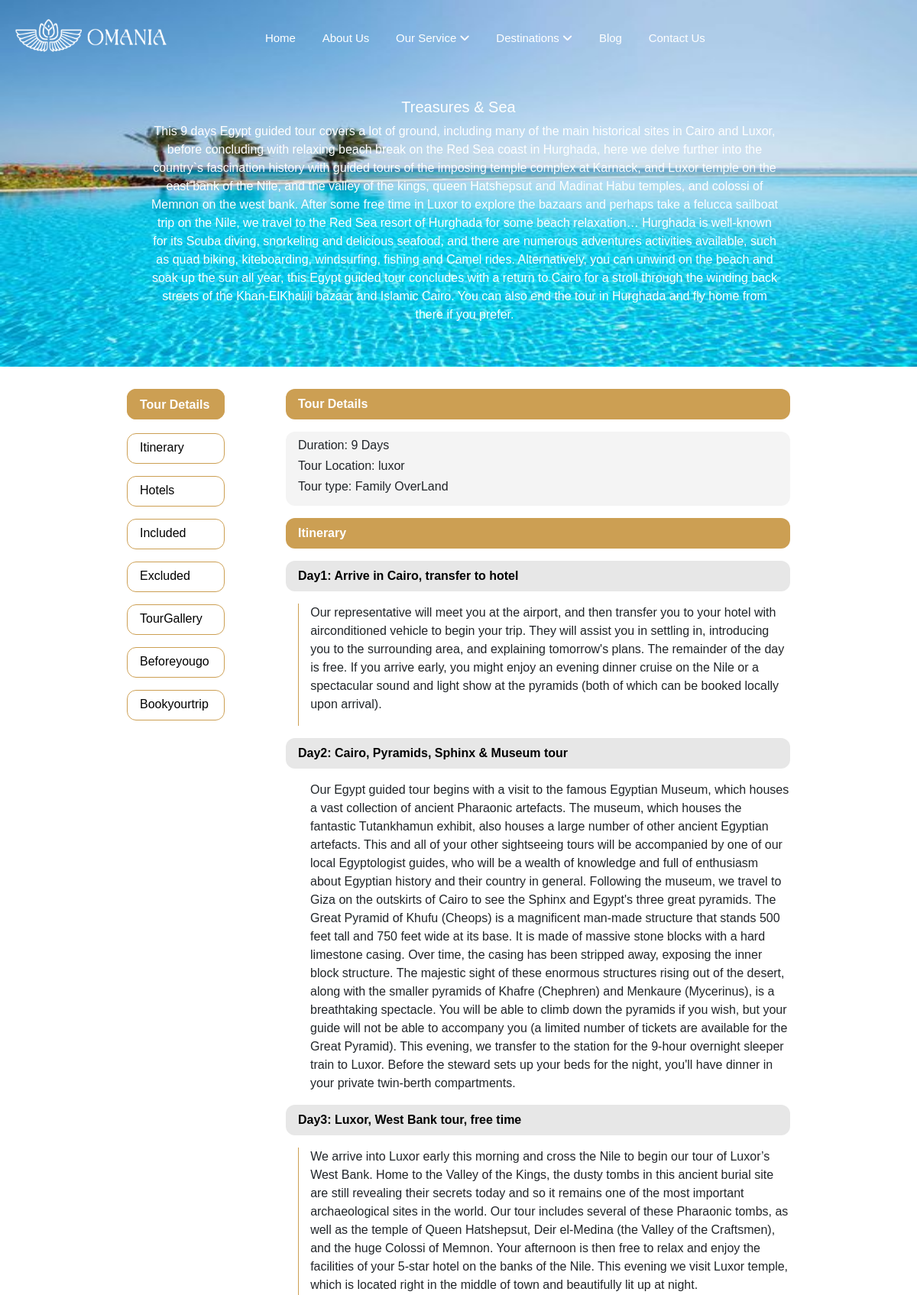
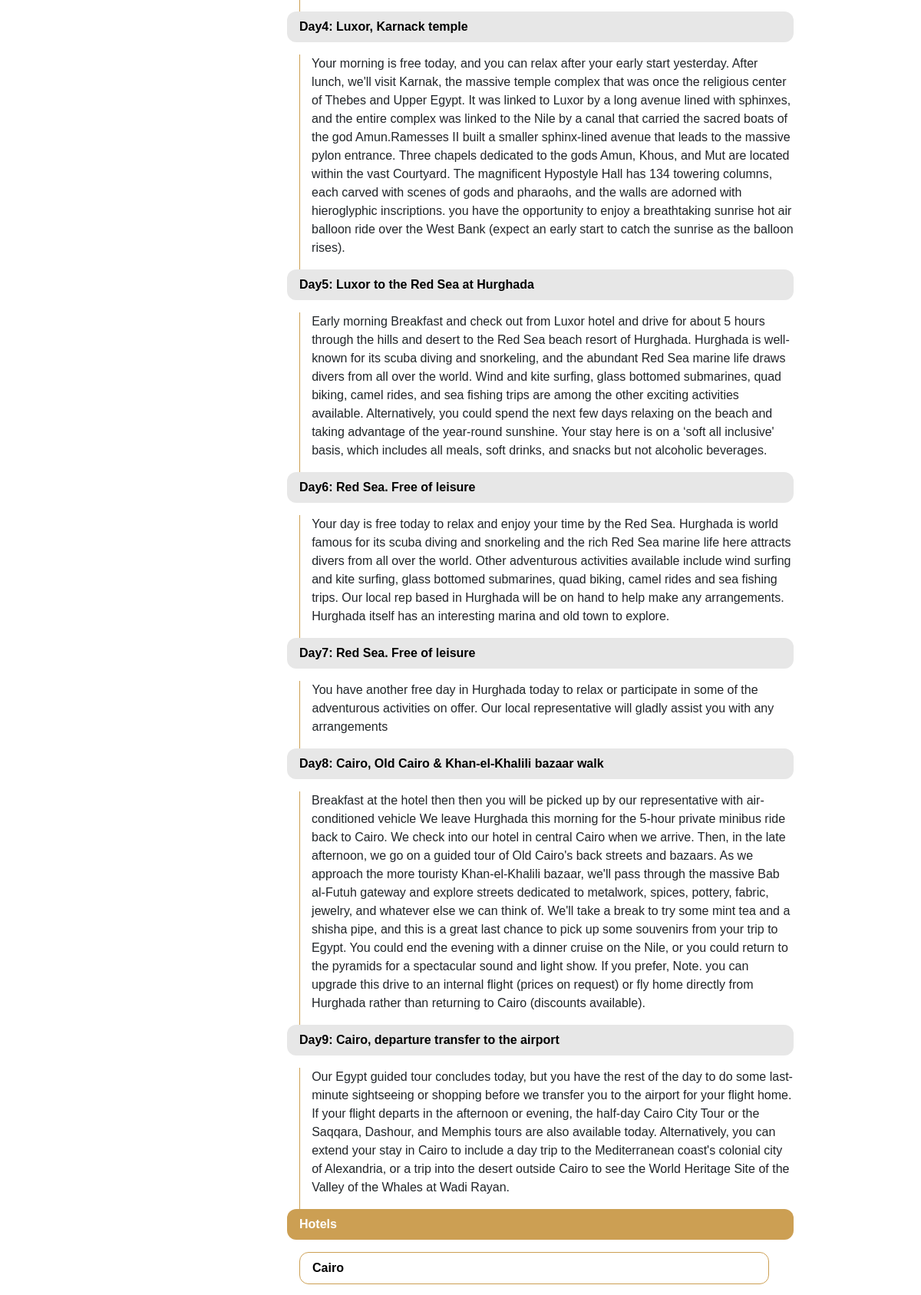
Page /4/ (upper part) on the committed database (2 pictures, top to bottom).
### core/models.py (models this page shows, shortened)
class package(models.Model):
    name=models.CharField(max_length=256)
    price=models.FloatField(max_length=256)
    description=models.TextField()
    dest_from=models.CharField(max_length=256)
    dest_to=models.CharField(max_length=256)
    img=models.ImageField(upload_to='media')
    Included=models.TextField(default="NO conditions")
    Excluded=models.TextField(default="NO conditions")
    def overview_lines(self):
        return filter(None, (line.strip() for line in self.Included.splitlines()))
    def overview_lines1(self):
        return filter(None, (line.strip() for line in self. Excluded.splitlines()))

class Day(models.Model):
    package = models.ForeignKey(package, related_name='day', on_delete=models.CASCADE)
    day_number = models.IntegerField()
    title = models.CharField(max_length=255)
    description = models.TextField()

class Hotel(models.Model):
    package = models.ForeignKey(package, related_name='hotel', on_delete=models.CASCADE)
    name = models.CharField(max_length=255)
    city = models.CharField(max_length=50)
    star_rating = models.IntegerField()
    website = models.URLField()
    img=models.ImageField(upload_to='media',default="null")

### core/views.py (the view, shortened to what this page needs)
# urls.py: path('<int:id>/',views.details,name='details'),
def details(request,id):
    package_details=get_object_or_404(package,pk=id)
    images=package_details.gallery.all()[:3]
    images1=package_details.gallery.all()[4:7]
    images2=package_details.gallery.all()[7:10]
    days = package_details.day.all()
    days_len=len(days)
    hotels=package_details.hotel.all()
    pack1=package.objects.all()[0:3]
    form = BookingForm(request.POST)
    return render(request,'index1.html',{"pack_item":package_details,'day':days,'hotels':hotels,'images':images,'images1':images1,'images2':images2 ,'pack':pack1,"len":days_len ,'form': form})

### cart/context_processor.py (called while the page is built)
def cart(request):
    return {'cart':Cart(request)}

### templates/index1.html (shortened to what this page needs)
<!DOCTYPE html>
<html lang="en">
  <head>
    <link
      href="https://cdn.jsdelivr.net/npm/bootstrap@5.3.3/dist/css/bootstrap.min.css"
      rel="stylesheet"
    />
    <link
      rel="stylesheet"
      href="https://cdnjs.cloudflare.com/ajax/libs/font-awesome/4.7.0/css/font-awesome.min.css"
    />
    <link
      rel="stylesheet"
      href="https://cdnjs.cloudflare.com/ajax/libs/font-awesome/6.0.0-beta3/css/all.min.css"
    />
    <link
      href="https://unpkg.com/boxicons@2.0.9/css/boxicons.min.css"
      rel="stylesheet"
    />
    {% load static %}
    <link rel="stylesheet" href="{% static 'index.css' %}" />
  </head>
  <body>
    <div class="wrapper">
      <header class="header">
        <div class="ncontainer">
          <div class="row v-center">
            <div class="header-item item-left">
              <div class="logo">
                <a href="/"
                  ><img src="../media/Logo Sizes-11.png" width="200px"
                /></a>
              </div>
            </div>
            <div class="header-item item-center">
              <nav class="menu">
                <ul class="menu-main">
                  <li>
                    <a href="/">Home</a>
                  </li>
                  <li class="menu-item-has-children">
                    <a href="#">About Us </a>
                  </li>
                  <li class="menu-item-has-children">
                    <a href="#">Our Service <i class="fa fa-angle-down"></i></a>
                  </li>
                  <li class="menu-item-has-children">
                    <a href="#"
                      >Destinations <i class="fa fa-angle-down"></i
                    ></a>
                  </li>
                  <li class="menu-item-has-children">
                    <a href="#"> Blog</a>
                  </li>
                  <li>
                    <a href="#">Contact Us</a>
                  </li>
                </ul>
              </nav>
            </div>
          </div>
        </div>
      </header>
      <div class="carouselHolder">
        <div
          id="carouselExampleAutoplaying"
          class="carousel slide"
          data-bs-ride="carousel"
        >
          <div class="carousel-inner">
            <div class="carousel-item active">
              <img src="{{pack_item.img.url}}" class="d-block w-100"  alt="..." />
              <div class="carousel-caption d-none d-md-block">
                <h5>{{pack_item.name}}</h5>
                <p>
                  {{pack_item.description}}
                </p>
              </div>
            </div>
          </div>
        </div>
      </div>
    </div>
    <main>
      <aside>
        <div class="widget">
          <div class="content">
            <div class="list">
              <div class="main-title">Tour Details</div>
              <label for="Itinerary" class="Itinerary">
                <a class="it" href="#Itinerary1" class="Itinerary">
                  Itinerary</a
                >
              </label>
              <label for="Hotels" class="Hotels">
                <a class="it" href="#Hotels1"
                  ><span class="topic">Hotels</span></a
                >
              </label>
              <label for="Included" class="Included">
                <a class="it" href="#Included1">
                  <span class="topic">Included</span></a
                >
              </label>
              <label for="Excluded" class="Excluded">
                <a class="it" href="#Excluded1">
                  <span class="topic">Excluded</span></a
                >
              </label>
              <label for="Tour_Gallery" class="Tour_Gallery">
                <a class="it" href="#Tour_Gallery1">
                  <span class="topic">TourGallery</span>
                </a>
              </label>
              <label for="Before_you_go" class="Before_you_go">
                <a class="it" href="#Beforeyougo1">
                  <span class="topic">Beforeyougo</span>
                </a>
              </label>
              <label for="Book_your_trip" class="Book_your_trip">
                <a class="it" href="#Book_your_trip1">
                  <span class="topic">Bookyourtrip</span>
                </a>
              </label>
            </div>
          </div>
        </div>
      </aside>
      <article>
        <div class="page_titles">
          <span>Tour Details</span>
        </div>
        <div class="details">
          <h6>Duration: {{len}} Days</h6>
          <h6>Tour Location: {{pack_item.dest_to}}</h6>
          <h6>Tour type: Family OverLand</h6>
        </div>
        <div class="daysContent">
          <div class="page_titles">
            <span id="Itinerary1">Itinerary</span>
          </div>
          {% for d in day %}
          <div class="days">
            <span>Day{{ d.day_number }}: {{ d.title }}</span>
          </div>
          <div class="d-flex" style="height: auto">
            <p>{{ d.description }}</p>
          </div>
        </div>
        {% endfor %}
        <div class="page_titles">
          <span id="Hotels1">Hotels</span>
        </div>
        {% for h in hotels %}
        <div class="hotelContent">
          <div class="cities">
            <span>{{ h.city }}</span>
          </div>
        </div>
        {% endfor %}
      </article>
    </main>
  </body>
</html>

### core/static/index.css (style rules this page uses)
body { margin: 0; background-color: #ffffff; }
.wrapper { position: relative; top: 0; }
.carouselHolder { width: 100%; position: absolute; top: 0; z-index: -1; }
.carousel-item img { height: 30rem; }
main, page-width { max-width: 900px; padding-inline: 1rem; margin-inline: auto; }
main { margin-top: 25rem; padding-block: 1rem; display: grid; align-items: start; grid-template-columns: 200px 1fr; gap: 0.5rem; }
.widget { min-height: 400px; border-radius: 8px; }
p { margin-block-end: 1em; padding-left: 1rem; }
aside { position: sticky; top: 2rem; }
.content { width: 100%; display: flex; align-items: center; justify-content: start; }
.main-title { justify-content: center; text-align: start; color: #ffffff; font-weight: 600; margin-bottom: 10px; border: 1px solid #cc9f53; border-radius: 12px; background-color: #cc9f53; height: 40px; width: 8rem; padding-top: 0.5rem; padding-left: 1rem; padding-right: 0.2rem; z-index: 12; }
.content .list { display: flex; flex-direction: column; position: relative; width: 8rem; }
.content .list label { padding-top: 0.5rem; z-index: 14; text-align: start; height: 40px; width: 8rem; font-weight: 500; border-radius: 12px; cursor: pointer; line-height: 20px; margin: 0.5rem 0; text-align: start; padding-left: 1rem; padding-right: 0.2rem; border: 1px solid #cc9f53; transition: all 0.4s ease; }
.page_titles { margin-left: 0; background-color: #cc9f53; border-radius: 12px; padding: 0.5rem; padding-left: 1rem; margin-bottom: 1rem; color: #ffffff; font-weight: 600; }
.details { background-color: #f4f4f4; padding: 0.5rem; padding-left: 1rem; margin-bottom: 1rem; border-radius: 12px; }
.days { background-color: #e7e7e7; border-radius: 12px; padding: 0.5rem; padding-left: 1rem; margin-bottom: 1rem; color: black; font-weight: 600; }
.daysContent { margin-bottom: 1rem; }
.hotelContent { padding-left: 1rem; }
.cities { border-radius: 12px; padding: 0.5rem; padding-left: 1rem; margin-bottom: 1rem; color: black; font-weight: 600; width: 95%; border: 1px solid #cc9f53; }
.row { padding-left: 1rem; display: -ms-flexbox; display: flex; -ms-flex-wrap: wrap; flex-wrap: wrap; padding: 0 4px; }
.it { text-decoration: none; color: black; }
body { line-height: 1.5; font-family: "Poppins", sans-serif; font-weight: 400; overflow-x: hidden; }
* { margin: 0; box-sizing: border-box; }
.ncontainer { max-width: 1200px; margin: auto; }
.row { display: flex; flex-wrap: wrap; }
.v-center { align-items: center; }
ul { list-style: none; margin: 0; padding: 0; }
a { text-decoration: none; }
.header { display: block; width: 100%; position: relative; z-index: 99; padding: 15px; }
.header .item-left { flex: 0 0 17%; }
.header .logo a { font-size: 30px; color: #000000; font-weight: 700; text-decoration: none; }
.header .item-center { flex: 0 0 66%; }
.header .menu > ul > li { display: inline-block; line-height: 50px; margin-left: 25px; }
.header .menu > ul > li > a { font-size: 15px; font-weight: 500; color: white; position: relative; text-transform: capitalize; transition: color 0.3s ease; }
header { text-align: center; font-size: 35px; }

### rows in the picture
package: img (picture), name "Treasures & Sea", description "This 9 days Egypt guided tour covers a lot of ground, including many of the main historical sites in Cairo and Luxor, before concluding with relaxing beach break on the Red Sea coast in Hurghada, here we delve further into the country`s fascination history with guided tours of the imposing temple complex at Karnack, and Luxor temple on the east bank of the Nile, and the valley of the kings, queen Hatshepsut and Madinat Habu temples, and colossi of Memnon on the west bank. After some free time in Luxor to explore the bazaars and perhaps take a felucca sailboat trip on the Nile, we travel to the Red Sea resort of Hurghada for some beach relaxation… Hurghada is well-known for its Scuba diving,…", dest_to "luxor"
Day: day_number "1", title "Arrive in Cairo, transfer to hotel", description "Our representative will meet you at the airport, and then transfer you to your hotel with airconditioned vehicle to begin your trip. They will assist you in settling in, introducing you to the surrounding area, and explaining tomorrow's plans. The remainder of the day is free. If you arrive early, you might enjoy an evening dinner cruise on the Nile or a spectacular sound and light show at the pyramids (both of which can be booked locally upon arrival)."
Day: day_number "2", title "Cairo, Pyramids, Sphinx & Museum tour", description "Our Egypt guided tour begins with a visit to the famous Egyptian Museum, which houses a vast collection of ancient Pharaonic artefacts. The museum, which houses the fantastic Tutankhamun exhibit, also houses a large number of other ancient Egyptian artefacts. This and all of your other sightseeing tours will be accompanied by one of our local Egyptologist guides, who will be a wealth of knowledge and full of enthusiasm about Egyptian history and their country in general. Following the museum, we travel to Giza on the outskirts of Cairo to see the Sphinx and Egypt's three great pyramids. The Great Pyramid of Khufu (Cheops) is a magnificent man-made structure that stands 500 feet tall and 750…"
Day: day_number "3", title "Luxor, West Bank tour, free time", description "We arrive into Luxor early this morning and cross the Nile to begin our tour of Luxor’s West Bank. Home to the Valley of the Kings, the dusty tombs in this ancient burial site are still revealing their secrets today and so it remains one of the most important archaeological sites in the world. Our tour includes several of these Pharaonic tombs, as well as the temple of Queen Hatshepsut, Deir el-Medina (the Valley of the Craftsmen), and the huge Colossi of Memnon. Your afternoon is then free to relax and enjoy the facilities of your 5-star hotel on the banks of the Nile. This evening we visit Luxor temple, which is located right in the middle of town and beautifully lit up at night."
Day: day_number "4", title "Luxor, Karnack temple", description "Your morning is free today, and you can relax after your early start yesterday. After lunch, we'll visit Karnak, the massive temple complex that was once the religious center of Thebes and Upper Egypt. It was linked to Luxor by a long avenue lined with sphinxes, and the entire complex was linked to the Nile by a canal that carried the sacred boats of the god Amun.Ramesses II built a smaller sphinx-lined avenue that leads to the massive pylon entrance. Three chapels dedicated to the gods Amun, Khous, and Mut are located within the vast Courtyard. The magnificent Hypostyle Hall has 134 towering columns, each carved with scenes of gods and pharaohs, and the walls are adorned with hieroglyphic…"
Day: day_number "5", title "Luxor to the Red Sea at Hurghada", description "Early morning Breakfast and check out from Luxor hotel and drive for about 5 hours through the hills and desert to the Red Sea beach resort of Hurghada. Hurghada is well-known for its scuba diving and snorkeling, and the abundant Red Sea marine life draws divers from all over the world. Wind and kite surfing, glass bottomed submarines, quad biking, camel rides, and sea fishing trips are among the other exciting activities available. Alternatively, you could spend the next few days relaxing on the beach and taking advantage of the year-round sunshine. Your stay here is on a ‘soft all inclusive' basis, which includes all meals, soft drinks, and snacks but not alcoholic beverages."
Day: day_number "6", title "Red Sea. Free of leisure", description "Your day is free today to relax and enjoy your time by the Red Sea. Hurghada is world famous for its scuba diving and snorkeling and the rich Red Sea marine life here attracts divers from all over the world. Other adventurous activities available include wind surfing and kite surfing, glass bottomed submarines, quad biking, camel rides and sea fishing trips. Our local rep based in Hurghada will be on hand to help make any arrangements. Hurghada itself has an interesting marina and old town to explore."
Day: day_number "7", title "Red Sea. Free of leisure", description "You have another free day in Hurghada today to relax or participate in some of the adventurous activities on offer. Our local representative will gladly assist you with any arrangements"
Day: day_number "8", title "Cairo, Old Cairo & Khan-el-Khalili bazaar walk", description "Breakfast at the hotel then then you will be picked up by our representative with air-conditioned vehicle We leave Hurghada this morning for the 5-hour private minibus ride back to Cairo. We check into our hotel in central Cairo when we arrive. Then, in the late afternoon, we go on a guided tour of Old Cairo's back streets and bazaars. As we approach the more touristy Khan-el-Khalili bazaar, we'll pass through the massive Bab al-Futuh gateway and explore streets dedicated to metalwork, spices, pottery, fabric, jewelry, and whatever else we can think of. We'll take a break to try some mint tea and a shisha pipe, and this is a great last chance to pick up some souvenirs from your trip to…"
Day: day_number "9", title "Cairo, departure transfer to the airport", description "Our Egypt guided tour concludes today, but you have the rest of the day to do some last-minute sightseeing or shopping before we transfer you to the airport for your flight home. If your flight departs in the afternoon or evening, the half-day Cairo City Tour or the Saqqara, Dashour, and Memphis tours are also available today. Alternatively, you can extend your stay in Cairo to include a day trip to the Mediterranean coast's colonial city of Alexandria, or a trip into the desert outside Cairo to see the World Heritage Site of the Valley of the Whales at Wadi Rayan."
Hotel: city "Cairo"

### other values in the picture
{{ len }} "9"
